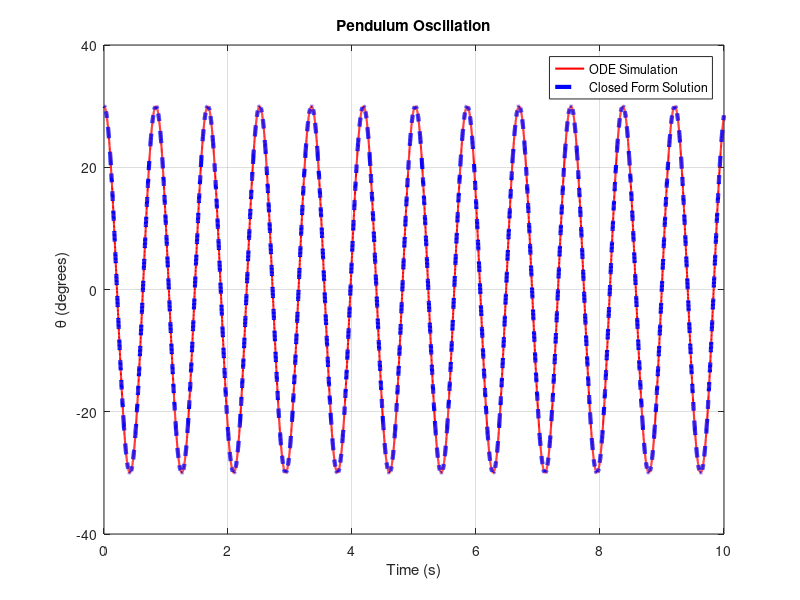
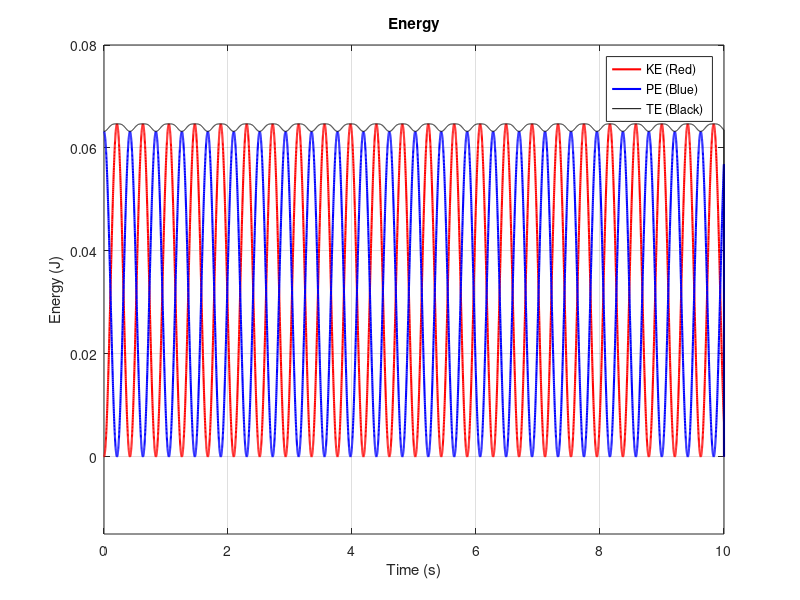

Here is the MATLAB script that generated these plots, in order:
clear all;
close all;
clc;
format long;
name = 'Kasey Haman';
id = 'A16978114';

%% Simple Pendulum Oscillation Without Friction



%Given Variables
g = 9.81; % m/s^2
L = 0.154; % Length to center of mass in meters
m = 0.3123; %total mass in kg
I_total = 0.00837; % Intertia in kg*m^2
theta0 = 30; % Theta initial condition
theta0_rad = deg2rad(theta0); % Theta initial condition in rad
omega0 = 0; % Theta dot initial condition
tspan = [0, 10]; % Set time span in seconds
dt = 0.001; % Set time step in seconds
radii = [1/8, 1/4, 1/2] * 0.0254; % Seperate radius values in meters

    y0 = [theta0_rad; omega0]; % Set IC's
    t = tspan(1):dt:tspan(2); % Set time vector

    % Pre-allocate for storing results
    theta = zeros(size(t)); 
    omega = zeros(size(t)); 
    theta(1) = y0(1); 
    omega(1) = y0(2); 
    KE = zeros(size(t)); 
    PE = zeros(size(t)); 
    TE = zeros(size(t)); 

    % RK4 Approximation:
    for j = 1:length(t)-1
        % Calculate RK4 Constants for both theta dot and theta with derived
        % equation
        k1 = dt * [omega(j); (-m*g * L * (theta(j))) / I_total];
        k2 = dt * [omega(j) + k1(2)/2  ; (-m*g * L * (theta(j) + k1(1)/2)) / I_total];
        k3 = dt * [omega(j) + k2(2)/2  ; (-m*g * L * (theta(j) + k2(1)/2)) / I_total];
        k4 = dt * [omega(j) + k3(2)  ; (-m*g * L * (theta(j) + k3(1))) / I_total];

        % Store theta and omega
        theta(j+1) = theta(j) + (k1(1) + 2*k2(1) + 2*k3(1) + k4(1)) / 6;
        omega(j+1) = omega(j) + (k1(2) + 2*k2(2) + 2*k3(2) + k4(2)) / 6;


        % Kinetic Energy: (1/2) * I_total * omega^2
        KE(j) = (0.5 * I_total * omega(j)^2);
        % Potential Energy: m_total * g * L * (1 - cos(theta))
        PE(j) = m * g * abs(L) * (1-cos(theta(j)));
        % Total Energy: KE + PE
        TE(j) = KE(j) + PE(j);
    end

    % Store results
    results = theta; % Store angles
    time = t; % Store time

    %Energy Results
    PEresults = PE; 
    KEresults = KE; 
    TEresults = TE; 

    %Theoretical results
    omega_n = sqrt(m*g*L/I_total); %Derivation for omega
    thetaCFS = theta0_rad * cos(omega_n * t);  %Closed form theta soln


% Plot results
figure;
    plot(time, rad2deg(results), 'r', 'LineWidth', 1.5);
    hold on;
    plot(time, rad2deg(thetaCFS), 'b--', 'LineWidth', 3)
    xlabel('Time (s)');
    ylabel('\theta (degrees)');
    title(['Pendulum Oscillation']);
    axis([0 10 -40 40])
    legend('ODE Simulation', 'Closed Form Solution', 'Location', 'best');
    grid on;



% Plot energy (KE, PE, TE)
figure;
    plot(time, KEresults, 'r', 'LineWidth', 1.5); hold on;
    plot(time, PEresults, 'b', 'LineWidth', 1.5);
    plot(time, TEresults, 'k', 'LineWidth', 0.5);
    xlabel('Time (s)');
    ylabel('Energy (J)');
    title(['Energy']);
    axis([0 10 -0.015 0.08])
    legend('KE (Red)', 'PE (Blue)', 'TE (Black)', 'Location', 'best');
    grid on;

